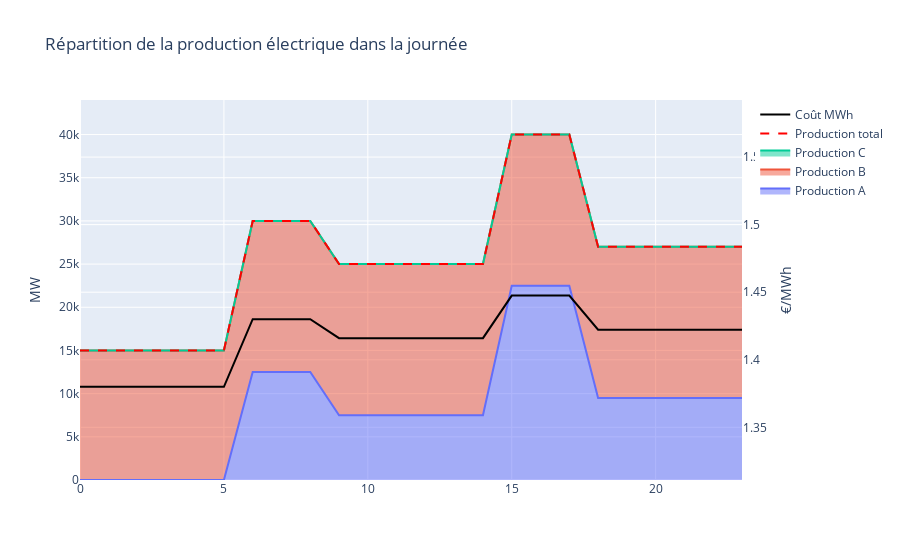

Notebook code cell kept with this figure:
### Code cell
from turtle import color
import plotly.graph_objects as go

def Results_viz(df):
    fig = go.Figure()

    Y = df["Consommation (MW)"].copy()*0
    for X in dict_11:
        Y += df[f"Puissance tot {X}"]
        fig.add_trace(
            go.Scatter(
            x=df["h"], 
            y=Y, 
            fill='tonexty',
            name = f"Production {X}"
            )
        )

    # fig.add_trace(
    #     go.Scatter(
    #         x = df["h"],
    #         y = df["Consommation (MW)"],
    #         name = "Consommation"
    #     )
    # )
    fig.add_trace(
        go.Scatter(
            x = df["h"],
            y = df["Production total"],
            name="Production total",
            line = dict(dash='dash',color="red")
        )
    )
    fig.add_trace(
        go.Scatter(
            x=df["h"],
            y=df["Coût MWh"],
            yaxis="y2",
            name="Coût MWh",
            line_color="black"
        )
    )

    fig.update_layout(
        hovermode='x',
        yaxis=dict(title="MW" ,range=[0,df["Consommation (MW)"].max()*1.1]),
        yaxis2=dict(title="€/MWh",
        range=[df["Coût MWh"].min()*0.95,df["Coût MWh"].max()*1.1],
        anchor="free",
        overlaying="y",
        side="right",
        position=1
        ),
        title = "Répartition de la production électrique dans la journée"
    )
    return fig
fig = Results_viz(df)
fig.show()

### Figure 1 — Plotly figure (JSON) as saved in the notebook; plotly's stock layout.template omitted (floating-point values rounded to 4 significant figures)
{"data": [{"fill": "tonexty", "name": "Production A", "type": "scatter", "x": [0, 1, 2, 3, 4, 5, 6, 7, 8, 9, 10, 11, 12, 13, 14, 15, 16, 17, 18, 19, 20, 21, 22, 23], "y": [0, 0, 0, 0, 0, 0, 12500, 12500, 12500, 7500, 7500, 7500, 7500, 7500, 7500, 22500, 22500, 22500, 9500, 9500, 9500, 9500, 9500, 9500]}, {"fill": "tonexty", "name": "Production B", "type": "scatter", "x": [0, 1, 2, 3, 4, 5, 6, 7, 8, 9, 10, 11, 12, 13, 14, 15, 16, 17, 18, 19, 20, 21, 22, 23], "y": [15000, 15000, 15000, 15000, 15000, 15000, 30000, 30000, 30000, 25000, 25000, 25000, 25000, 25000, 25000, 40000, 40000, 40000, 27000, 27000, 27000, 27000, 27000, 27000]}, {"fill": "tonexty", "name": "Production C", "type": "scatter", "x": [0, 1, 2, 3, 4, 5, 6, 7, 8, 9, 10, 11, 12, 13, 14, 15, 16, 17, 18, 19, 20, 21, 22, 23], "y": [15000, 15000, 15000, 15000, 15000, 15000, 30000, 30000, 30000, 25000, 25000, 25000, 25000, 25000, 25000, 40000, 40000, 40000, 27000, 27000, 27000, 27000, 27000, 27000]}, {"line": {"color": "red", "dash": "dash"}, "name": "Production total", "type": "scatter", "x": [0, 1, 2, 3, 4, 5, 6, 7, 8, 9, 10, 11, 12, 13, 14, 15, 16, 17, 18, 19, 20, 21, 22, 23], "y": [15000, 15000, 15000, 15000, 15000, 15000, 30000, 30000, 30000, 25000, 25000, 25000, 25000, 25000, 25000, 40000, 40000, 40000, 27000, 27000, 27000, 27000, 27000, 27000]}, {"line": {"color": "black"}, "name": "Coût MWh", "type": "scatter", "x": [0, 1, 2, 3, 4, 5, 6, 7, 8, 9, 10, 11, 12, 13, 14, 15, 16, 17, 18, 19, 20, 21, 22, 23], "y": [1.38, 1.38, 1.38, 1.38, 1.38, 1.38, 1.43, 1.43, 1.43, 1.416, 1.416, 1.416, 1.416, 1.416, 1.416, 1.448, 1.448, 1.448, 1.422, 1.422, 1.422, 1.422, 1.422, 1.422], "yaxis": "y2"}], "layout": {"hovermode": "x", "title": {"text": "Répartition de la production électrique dans la journée"}, "yaxis": {"range": [0, 44000], "title": {"text": "MW"}}, "yaxis2": {"anchor": "free", "overlaying": "y", "position": 1, "range": [1.311, 1.592], "side": "right", "title": {"text": "€/MWh"}}}}
